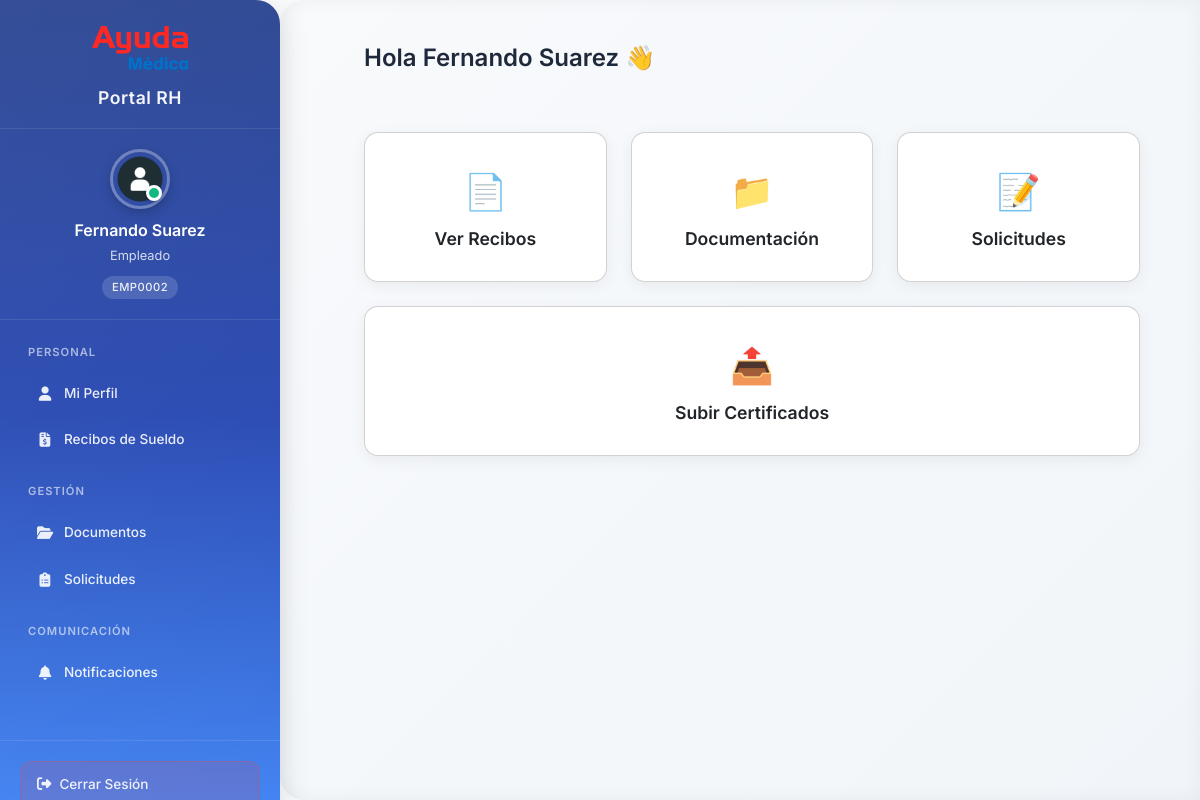
/empleados/dashboard/ (signed in), run on an earlier commit of the app's database.
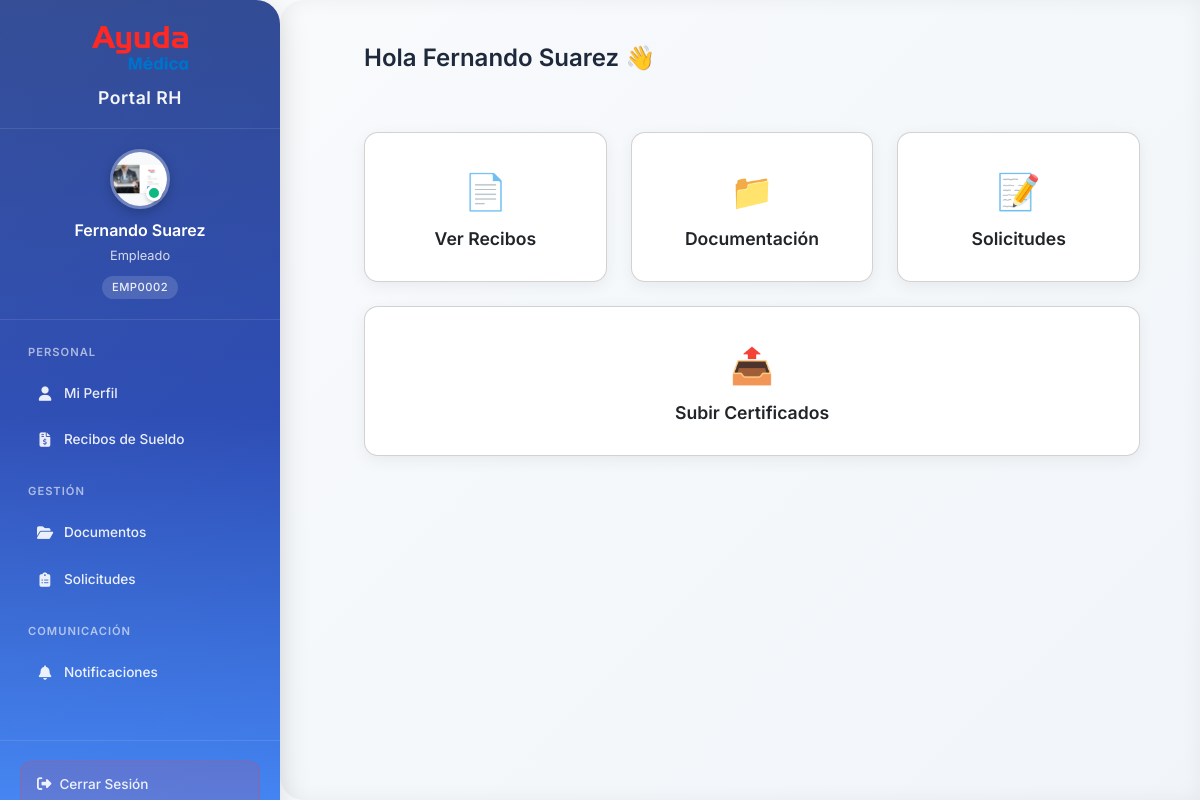
And on a later commit of the database.
### apps/empleados/models.py (models this page shows, shortened)
class Empleado(models.Model):
    TIPO_CONTRATO_CHOICES = [
        ('tiempo_completo', 'Tiempo completo'),
        ('tiempo_parcial', 'Tiempo parcial'),
        ('freelance', 'Freelance'),
    ]
    PARENTESCO_CHOICES = [
        ('esposo/a', 'Esposo/a'),
        ('hijo/a', 'Hijo/a'),
        ('padre/madre', 'Padre/Madre'),
        ('hermano/a', 'Hermano/a'),
        ('otro', 'Otro'),
    ]
    user = models.OneToOneField(User, on_delete=models.CASCADE)
    legajo = models.CharField(max_length=20, unique=True)
    dni = models.CharField(max_length=20)
    cuil = models.CharField(max_length=15, blank=True)  # Nuevo campo CUIL
    fecha_nacimiento = models.DateField(null=True, blank=True)
    telefono = models.CharField(max_length=20, blank=True)
    foto_perfil = models.ImageField(upload_to='perfiles/', blank=True, null=True)
    puesto = models.CharField(max_length=100, blank=True)
    departamento = models.CharField(max_length=100, blank=True)
    supervisor = models.CharField(max_length=100, blank=True)
    tipo_contrato = models.CharField(max_length=20, choices=TIPO_CONTRATO_CHOICES, default='tiempo_completo')
    salario = models.DecimalField(max_digits=10, decimal_places=2, null=True, blank=True)
    fecha_contrato = models.DateField(null=True, blank=True)
    contacto_emergencia = models.CharField(max_length=100, blank=True)
    telefono_emergencia = models.CharField(max_length=20, blank=True)
    relacion_emergencia = models.CharField(max_length=50, blank=True)
    firma_imagen = models.ImageField(upload_to='firmas/', blank=True, null=True)
    firma_pin = models.CharField(max_length=6, blank=True)
    class Meta:
        verbose_name = "Empleado"
        verbose_name_plural = "Empleados"

### apps/empleados/views.py (the view)
# urls.py: path('dashboard/', views.DashboardView.as_view(), name='dashboard'),
class DashboardView(LoginRequiredMixin, TemplateView):
    template_name = 'empleados/dashboard.html'

### proyecto_rrhh/context_processors.py (called while the page is built)
def empleado_info(request):
    context = {}
    if request.user.is_authenticated:
        try:
            empleado = Empleado.objects.get(user=request.user)
            context['empleado'] = empleado
            notificaciones_count = Notificacion.objects.filter(
                destinatario=empleado,
                leida=False
            ).count()
            context['notificaciones_count'] = notificaciones_count
        except Empleado.DoesNotExist:
            context['empleado'] = None
            context['notificaciones_count'] = 0
    return context

### templates/empleados/dashboard.html (shortened to what this page needs)
{% extends 'base/base.html' %}
{% load static %}
{% block content %}
<div class="welcome">Hola {{ user.get_full_name|default:user.username }} 👋</div>
<section class="cards">
  <div class="card" onclick="location.href='{% url 'solicitudes:recibos' %}'">
    <span>📄</span>
    <h3>Ver Recibos</h3>
  </div>
  <div class="card" onclick="location.href='{% url 'documentos:lista' %}'">
    <span>📁</span>
    <h3>Documentación</h3>
  </div>
  <div class="card" onclick="location.href='{% url 'solicitudes:lista' %}'">
    <span>📝</span>
    <h3>Solicitudes</h3>
  </div>
  <div class="card" onclick="location.href='{% url 'documentos:lista' %}'">
    <span>📤</span>
    <h3>Subir Certificados</h3>
  </div>
</section>
{% endblock %}

### templates/base/base.html (shortened to what this page needs)
<!DOCTYPE html>
<html lang="es">
<head>
  <link href="https://cdn.jsdelivr.net/npm/bootstrap@5.3.2/dist/css/bootstrap.min.css" rel="stylesheet">
  <link rel="stylesheet" href="https://cdnjs.cloudflare.com/ajax/libs/font-awesome/6.5.1/css/all.min.css" />
  {% load static %}
  <link rel="stylesheet" href="{% static 'css/styles.css' %}">
  <link rel="stylesheet" href="{% static 'css/mobile-fixes.css' %}">
</head>
<body>
  {% block sidebar %}
  {% if user.is_authenticated %}
  <aside class="sidebar" id="sidebar">
    <div class="logo">
      <img src="{% static 'img/logo.png' %}" alt="Logo">
      <h4>Portal RH</h4>
    </div>
    <div class="user-profile">
      <div class="profile-picture">
        {% if empleado.foto_perfil %}
          <img src="{{ empleado.foto_perfil.url }}" alt="Foto de perfil">
        {% else %}
          <img src="{% static 'img/empleado.png' %}" alt="Foto por defecto">
        {% endif %}
        <div class="profile-status"></div>
      </div>
      <div class="profile-info">
        <h5>{{ user.get_full_name|default:user.username }}</h5>
        <p>{{ empleado.puesto|default:"Empleado" }}</p>
        <span class="employee-id">{{ empleado.legajo|default:"N/A" }}</span>
      </div>
    </div>
    <nav class="nav">
      <div class="nav-section">
        <span class="nav-section-title">Personal</span>
        <a href="{% url 'empleados:perfil' %}" class="nav-link">
          <i class="fas fa-user"></i>
          <span class="nav-text">Mi Perfil</span>
        </a>
        <a href="{% url 'recibos:mis_recibos' %}" class="nav-link">
          <i class="fas fa-file-invoice-dollar"></i>
          <span class="nav-text">Recibos de Sueldo</span>
        </a>
      </div>
      <div class="nav-section">
        <span class="nav-section-title">Gestión</span>
        <a href="{% url 'documentos:lista' %}" class="nav-link">
          <i class="fas fa-folder-open"></i>
          <span class="nav-text">Documentos</span>
        </a>
        <a href="{% url 'solicitudes:lista' %}" class="nav-link">
          <i class="fas fa-clipboard-list"></i>
          <span class="nav-text">Solicitudes</span>
        </a>
      </div>
      <div class="nav-section">
        <span class="nav-section-title">Comunicación</span>
        <a href="{% url 'notificaciones:lista' %}" class="nav-link">
          <i class="fas fa-bell"></i>
          <span class="nav-text">Notificaciones</span>
        </a>
      </div>
    </nav>
    <div class="sidebar-footer">
      <a href="{% url 'empleados:logout' %}" class="logout-btn">
        <i class="fas fa-sign-out-alt"></i>
        <span>Cerrar Sesión</span>
      </a>
    </div>
  </aside>
  {% endif %}
  {% endblock %}
  <main class="main-content">
    {% block content %}{% endblock %}
  </main>
</body>
</html>

What changed in the data, as far as the page shows it:
changed Empleado "Empleado": foto_perfil: picture added
